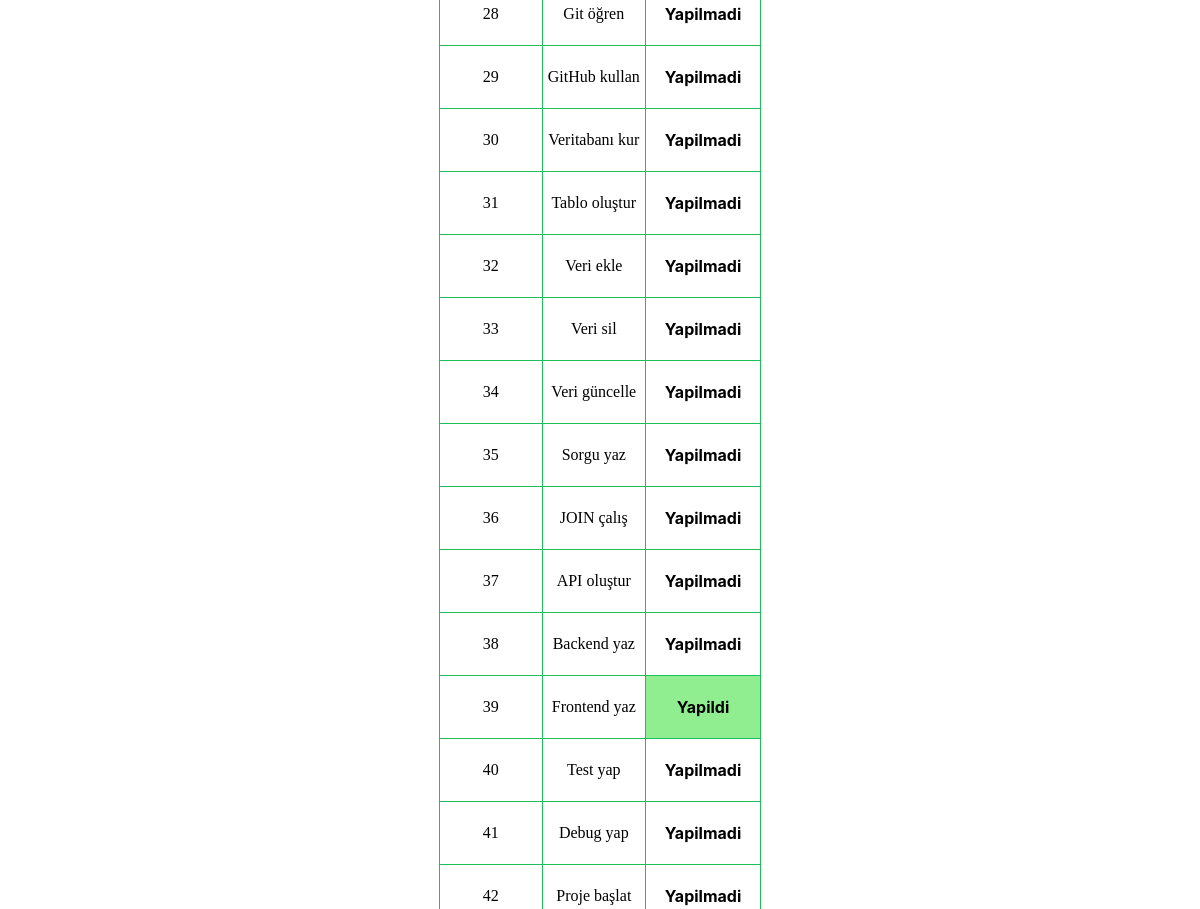
Before: / (middle part) with the older database file.
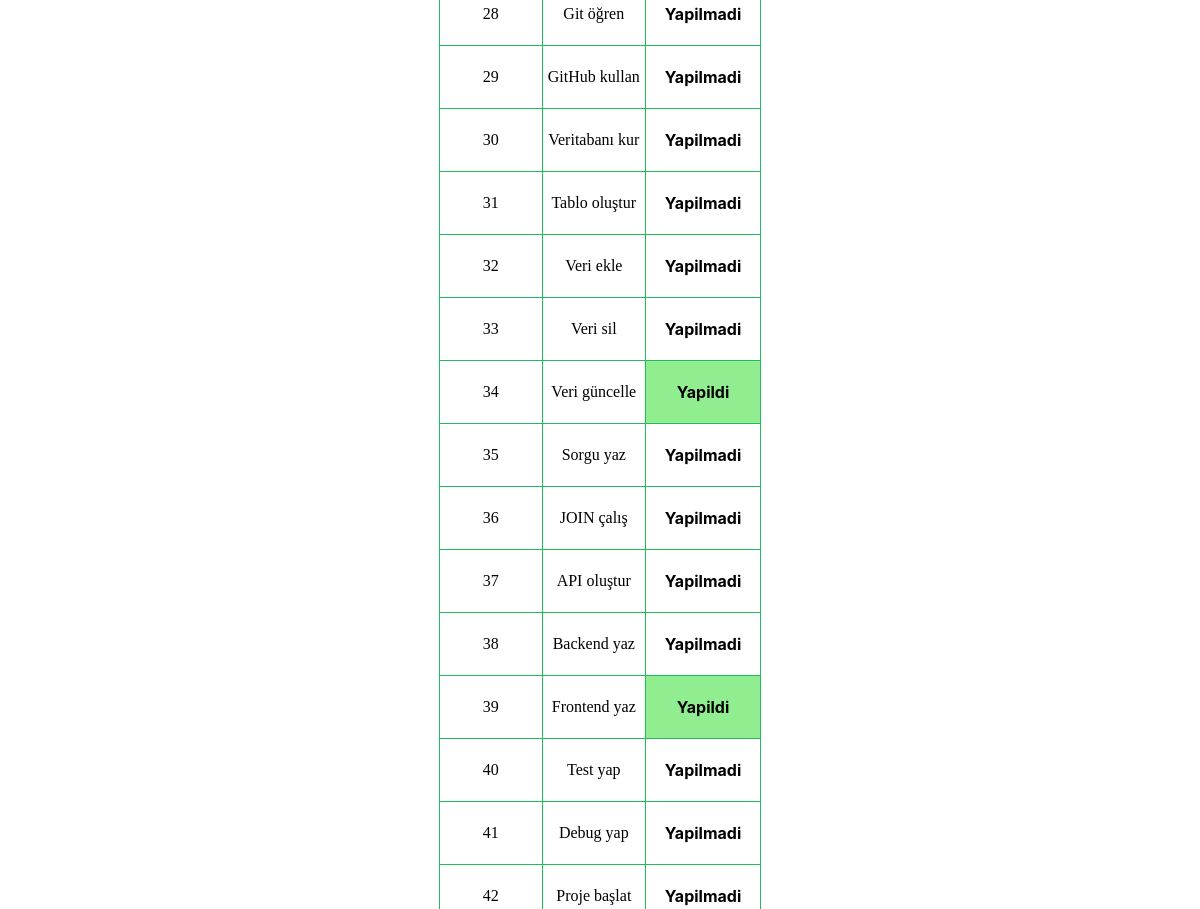
After: the same page with the newer database file.
### tables this page shows
CREATE TABLE tasks (
        id INTEGER PRIMARY KEY AUTOINCREMENT,
        title TEXT NOT NULL,
        progress INTEGER DEFAULT 0
    );

### app.py (the view)
@app.route("/")
def index():
    if not session.get("cookie"):
        message = "Durumu tiklayarak degistirin."
        color = "#3f81bf"
        session["cookie"] = True
    else:
        message = None
        color = None
    connection = sqlite3.connect(os.path.join(project, "tasks.db"))
    cursor = connection.cursor()
    cursor.execute("SELECT * FROM tasks")
    response = cursor.fetchall()
    if not message:
        message = session.pop("message", None)
        color = session.pop("color", None)
    return render_template("index.html", gorevler=response, message=message, renk=color)

### templates/index.html (shortened to what this page needs)
<!DOCTYPE html>
<html lang="en">
<head>
</head>
<body>
    <table id="table">
        <tbody>
            {% for gorev in gorevler %}
                <tr>
                    <td>{{gorev[0]}}</td>
                    <td>{{gorev[1]}}</td>
                    <td style="background-color: {{ 'lightgreen' if gorev[2] else 'white' }};">
                        <form method="POST" action="/toggle" onsubmit="return confirm('{{gorev[1]}} icin gorev ilerlemesini degistirmek istiyor musun?')">
                            <button type="submit" style="width:100%; height:100%; border:none; background:none; cursor:pointer; color:black; text-wrap:nowrap;">{{'Yapildi' if gorev[2] else 'Yapilmadi'}}</button>
                        </form>
                    </td>
                </tr>
            {% endfor %}
        </tbody>
    </table>
</body>
</html>

### templates/index.html (style rules this page uses)
body { margin: 0 0 5vh 0; display: flex; flex-direction: column; justify-content: center; align-items: center; }
table { border-collapse: collapse; }
table,th,td { border: 1px solid rgb(32, 189, 93); }
button { margin: 10px 0 10px 0; background: #2cbc63; border-radius: 999px; box-sizing: border-box; color: #FFFFFF; cursor: pointer; font-family: Inter,Helvetica,"Apple Color Emoji","Segoe UI Emoji",NotoColorEmoji,"Noto Color Emoji","Segoe UI Symbol","Android Emoji",EmojiSymbols,-apple-system,system-ui,"Segoe UI",Roboto,"Helvetica Neue","Noto Sans",sans-serif; font-size: 16px; font-weight: 700; line-height: 24px; opacity: 1; outline: 0 solid transparent; padding: 8px 18px; user-select: none; -webkit-user-select: none; touch-action: manipulation; word-break: break-word; border: 0; }

Changed rows visible on the page:
changed tasks "Veri güncelle": progress "Yapilmadi" → "Yapildi"
